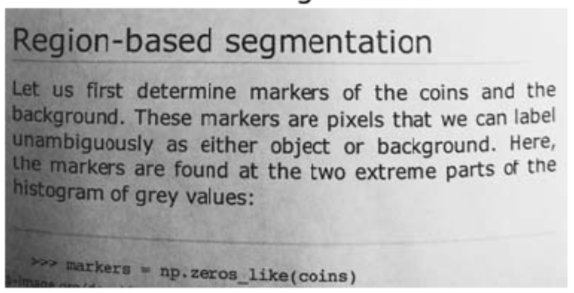
#> input picture M6_Computer_Vision/05. Edge detection, perspective transform and Morphological transformations/img/t1.png, 574 x 293 px
$ jupyter execute --allow-errors Thresholding.ipynb   (shell and % lines are left out)
#> lines starting #> are read from the running program, lines starting #| are printed output that depends on the picture; after the words box and inside, x2 and y2 are one past the last pixel; in counts of white or black regions, pixels touching at a corner belong together
# Computer Vision Thresholding

[cell 1]
import cv2
import numpy as np
import matplotlib.pyplot as plt

[cell 2]
# Have a look at the 2 images below
text = cv2.imread('img/t1.png')
#> text is the input picture: shape (293, 574, 3); mean B, G, R 176.7, 176.7, 176.7
plt.figure(figsize = (12,10))
plt.imshow(text, cmap='gray')

[cell 3]
text_2 = cv2.imread('img/t2.png')
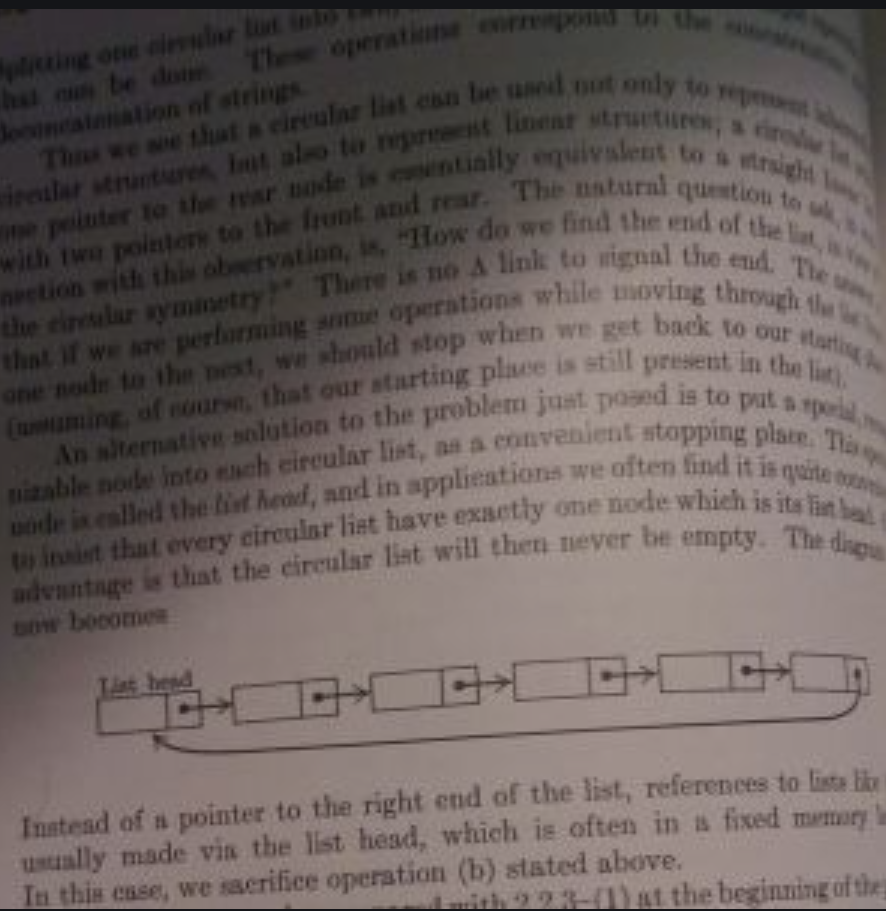
#> input picture M6_Computer_Vision/05. Edge detection, perspective transform and Morphological transformations/img/t2.png, 886 x 911 px
#> text_2 is the input picture: shape (911, 886, 3); mean B, G, R 94.2, 97, 107
plt.figure(figsize = (12,10))
plt.imshow(text_2, cmap='gray')

[cell 4]
# Apply threshold to the images above to make them look better, try to find the best one
grayscale_notes2 = cv2.cvtColor(text_2,cv2.COLOR_BGR2GRAY)
tresh = cv2.threshold(grayscale_notes2,10, 255,cv2.THRESH_BINARY)
plt.figure(figsize = (12,10))
#> (the rest of this cell did not finish here and is left out)

#> (a cell that did not finish here is left out)

[cell 6]
# Try to apply adaptiveThreshold and see if that helps, use both ADAPTIVE_THRESH_MEAN_C and ADAPTIVE_THRESH_GAUSSIAN_C
grayscale_notes1 = cv2.cvtColor(text,cv2.COLOR_BGR2GRAY)
tresh = cv2.adaptiveThreshold(grayscale_notes1, 255, cv2.ADAPTIVE_THRESH_MEAN_C, cv2.THRESH_BINARY,11,10)
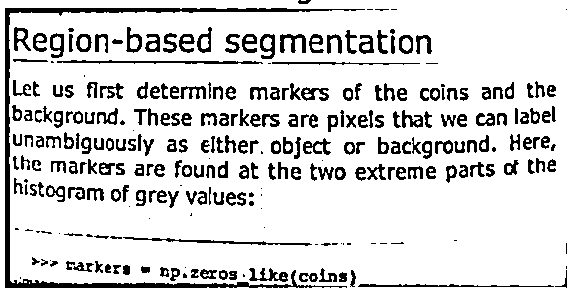
#> tresh: shape (293, 574); 84.8% white; 283 black regions (49 under 20 px), largest, box (x1, y1, x2, y2) and area: (5, 8, 365, 288) 4079, (57, 60, 263, 64) 473, (123, 237, 312, 246) 409
plt.figure(figsize = (12,10))
plt.imshow(tresh, cmap='gray')
